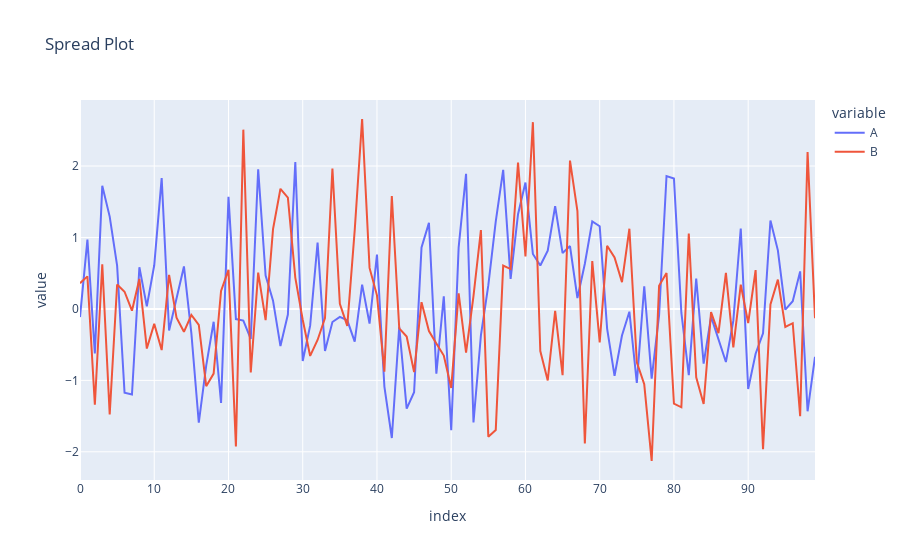

Notebook source saved alongside this figure:
### Markdown cell above
## Spread

### Code cell
import plotly.express as px

# Assuming 'df' is your DataFrame containing columns 'A' and 'B'
fig = px.line(df[['A', 'B']], x=df.index, y=['A', 'B'], title='Spread Plot')
fig.show()
